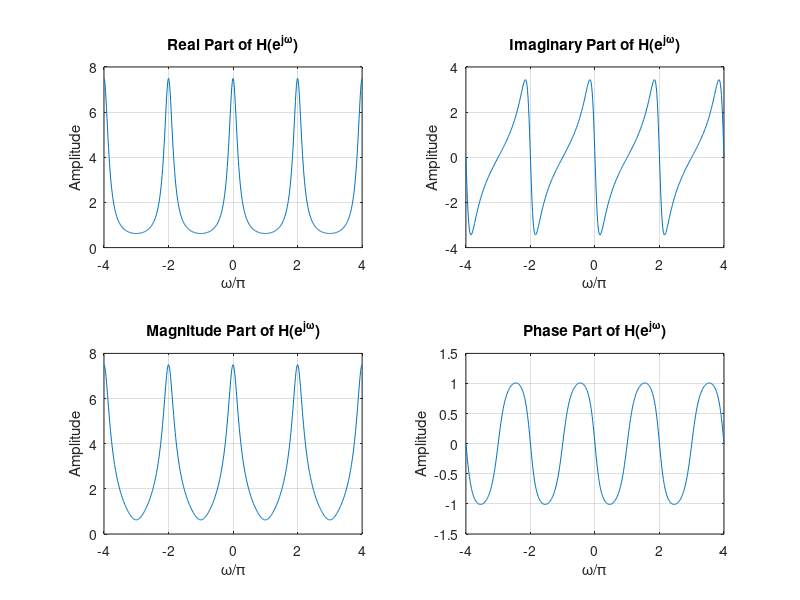

Here is the MATLAB script that generated this plot:

clc
clear all
close all

w = -4*pi:  8*pi/511 : 4*pi;
num=[2 1];
den = [1 -0.6];
h=freqz(num, den, w);

subplot(2,2,1)
plot(w/pi,real(h));
grid on
title('Real Part of H(e^{j\omega})') % Corrected 'tilte' to 'title'
xlabel('\omega/\pi')
ylabel('Amplitude')

subplot(2,2,2)
plot(w/pi,imag(h));
grid on
title('Imaginary Part of H(e^{j\omega})') % Corrected 'tilte' to 'title'
xlabel('\omega/\pi')
ylabel('Amplitude')

subplot(2,2,3)
plot(w/pi,abs(h));
grid on
title('Magnitude Part of H(e^{j\omega})') % Corrected 'tilte' to 'title'
xlabel('\omega/\pi')
ylabel('Amplitude')

subplot(2,2,4)
plot(w/pi,angle(h));
grid on
title('Phase Part of H(e^{j\omega})') % Corrected 'tilte' to 'title'
xlabel('\omega/\pi')
ylabel('Amplitude')
